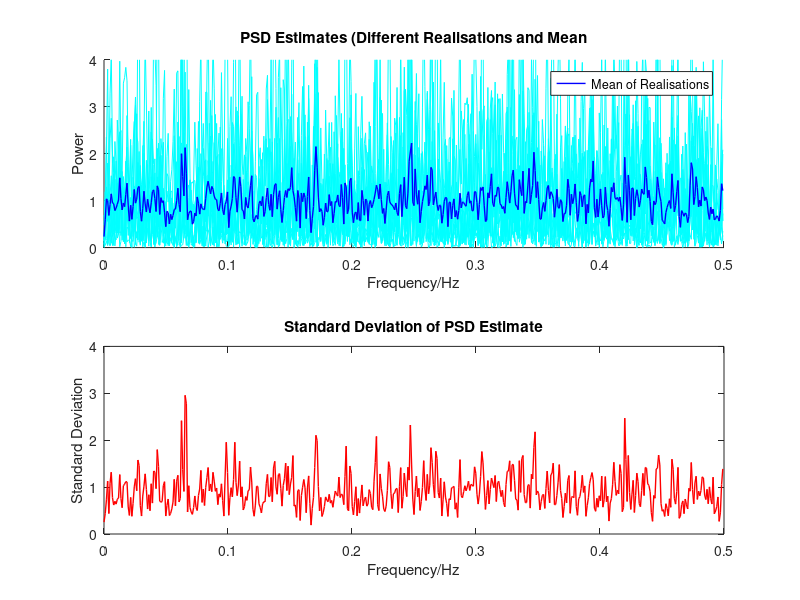
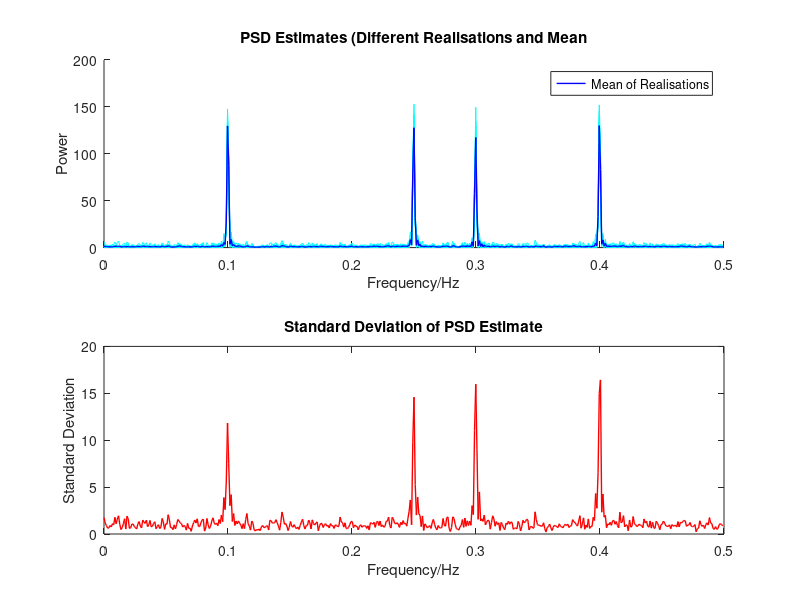

Recreate these plots in MATLAB, in order.
% ASPMI Exercise 2.1b
% Use your code from the previous section (only the biased ACF estimator) 
% to generate the PSD estimate of several realisations of a random process 
% and plot them as in Fig. 1. Generate different signals composed of
% sinusoids corrupted by noise and elaborate on how disperse are the 
% different realisation of the spectral estimate.

N = 512; % Set N of 512

%%%%%%%%%%%%%%%%%%%%%%% Find correlograms of WGN %%%%%%%%%%%%%%%%%%%%%%%%%%

% Create matrix of 10 realisations of N-length WGN vectors
R = 10; % Number of realisations
x_wgn = randn(N,R); % Create matrix of WGN noise
% Find Biased ACF of WGN noise for all realisations
x_wgn_bacf = zeros(2*N-1,R);
for i = 1:R
    x_wgn_bacf(:,i) = xcorr(x_wgn(:,i),'biased');
end


% Plot Correlogram of WGN
% Find FFT of both ACFs
fft_x_wgn_bacf = fft(x_wgn_bacf,[],1);
% Find the magnitude of correlogram
mag_corr_x_wgn_bacf = abs(fftshift(fft_x_wgn_bacf,1));
f_hs = 0:1/(2*N):0.5-1/(2*N); % Find the half spectrum frequencies
% Find the half-spectrum magnitudes
mag_corr_x_wgn_bacf_hs = mag_corr_x_wgn_bacf(N:end,:);
% Plot correlogram magnitude spectrum of WGN
figure(1)
subplot(2,1,1)
hold on;
h1 = plot(f_hs,mag_corr_x_wgn_bacf_hs,'c','LineWidth',0.25);
h2 = plot(f_hs,mean(mag_corr_x_wgn_bacf_hs,2),'b','LineWidth',1);
% h3 = plot(f_hs,ones(length(f_hs)),'r--','LineWidth',1,'DisplayName','P=1');
title('PSD Estimates (Different Realisations and Mean')
xlabel('Frequency/Hz')
ylabel('Power')
axis([0 0.5 0 4])
legend(h2, 'Mean of Realisations')

subplot(2,1,2)
plot(f_hs,std(mag_corr_x_wgn_bacf_hs,0,2),'r','LineWidth',1);
title('Standard Deviation of PSD Estimate')
xlabel('Frequency/Hz')
ylabel('Standard Deviation')
axis([0 0.5 0 4])

%%%%%%%%%%%%%%%% Find correlograms of Sine Waves in WGN %%%%%%%%%%%%%%%%%%%

% Create matrix of 10 realisations of N-length vectors
R = 10; % Number of realisations
n = 1:N;
f_1 = 0.1;
f_2 = 0.25;
f_3 = 0.3;
f_4 = 0.4;
x_sw = zeros(N,R);
for i = 1:10
    % Create vector of noisy signal
    x_sw(:,i) = sin(2*pi*f_1*n).' + sin(2*pi*f_2*n).' + ...
        + sin(2*pi*f_3*n).' + sin(2*pi*f_4*n).' + ...
        randn(N,1);
end
% Find Biased ACF of WGN noise for all realisations
x_sw_bacf = zeros(2*N-1,R);
for i = 1:R
    x_sw_bacf(:,i) = xcorr(x_sw(:,i),'biased');
end


% Plot Correlogram of WGN
% Find FFT of both ACFs
fft_x_sw_bacf = fft(x_sw_bacf,[],1);
% Find the magnitude of correlogram
mag_corr_x_sw_bacf = abs(fftshift(fft_x_sw_bacf,1));
f_hs = 0:1/(2*N):0.5-1/(2*N); % Find the half spectrum frequencies
% Find the half-spectrum magnitudes
mag_corr_x_sw_bacf_hs = mag_corr_x_sw_bacf(N:end,:);
% Plot correlogram magnitude spectrum of WGN
figure(2)
subplot(2,1,1)
hold on;
h1 = plot(f_hs,mag_corr_x_sw_bacf_hs,'c','LineWidth',0.25);
h2 = plot(f_hs,mean(mag_corr_x_sw_bacf_hs,2),'b','LineWidth',1);
title('PSD Estimates (Different Realisations and Mean')
xlabel('Frequency/Hz')
ylabel('Power')
legend(h2, 'Mean of Realisations')

subplot(2,1,2)
plot(f_hs,std(mag_corr_x_sw_bacf_hs,0,2),'r','LineWidth',1);
title('Standard Deviation of PSD Estimate')
xlabel('Frequency/Hz')
ylabel('Standard Deviation')